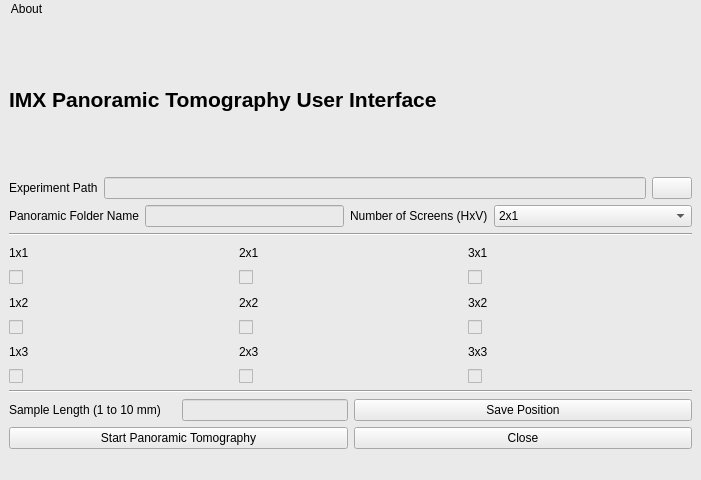
<?xml version="1.0" encoding="UTF-8"?>
<ui version="4.0">
 <class>MainWindow</class>
 <widget class="QMainWindow" name="MainWindow">
  <property name="geometry">
   <rect>
    <x>0</x>
    <y>0</y>
    <width>701</width>
    <height>480</height>
   </rect>
  </property>
  <property name="windowTitle">
   <string>IMX Panoramic Tomography User Interface</string>
  </property>
  <property name="windowIcon">
   <iconset>
    <normaloff>Images/LNLS_logo_mini.jpg</normaloff>Images/LNLS_logo_mini.jpg</iconset>
  </property>
  <property name="styleSheet">
   <string notr="true">background-color:rgb(234, 234, 234)</string>
  </property>
  <widget class="QWidget" name="centralwidget">
   <layout class="QGridLayout" name="gridLayout">
    <item row="1" column="0" colspan="3">
     <layout class="QHBoxLayout" name="horizontalLayout_3">
      <item>
       <widget class="QLabel" name="FilePathLabel">
        <property name="text">
         <string>Experiment Path</string>
        </property>
       </widget>
      </item>
      <item>
       <widget class="QLineEdit" name="ExperimentPathLineEdit">
        <property name="enabled">
         <bool>false</bool>
        </property>
       </widget>
      </item>
      <item>
       <widget class="QPushButton" name="ExperimentPathChooseButton">
        <property name="cursor">
         <cursorShape>PointingHandCursor</cursorShape>
        </property>
        <property name="text">
         <string/>
        </property>
        <property name="icon">
         <iconset>
          <normaloff>Images/closed_folder.png</normaloff>Images/closed_folder.png</iconset>
        </property>
       </widget>
      </item>
     </layout>
    </item>
    <item row="5" column="0" colspan="3">
     <widget class="Line" name="line">
      <property name="orientation">
       <enum>Qt::Horizontal</enum>
      </property>
     </widget>
    </item>
    <item row="0" column="0" colspan="3">
     <layout class="QHBoxLayout" name="horizontalLayout_2">
      <item>
       <widget class="QLabel" name="IMXGUINameLabel">
        <property name="font">
         <font>
          <family>Liberation Sans</family>
          <pointsize>16</pointsize>
          <weight>75</weight>
          <bold>true</bold>
         </font>
        </property>
        <property name="autoFillBackground">
         <bool>false</bool>
        </property>
        <property name="text">
         <string>IMX Panoramic Tomography User Interface</string>
        </property>
       </widget>
      </item>
      <item>
       <widget class="QLabel" name="LNLSLogoImageLabel">
        <property name="layoutDirection">
         <enum>Qt::RightToLeft</enum>
        </property>
        <property name="text">
         <string/>
        </property>
        <property name="pixmap">
         <pixmap>Images/LNLS_logo_mini.jpg</pixmap>
        </property>
       </widget>
      </item>
     </layout>
    </item>
    <item row="4" column="0" colspan="3">
     <layout class="QHBoxLayout" name="horizontalLayout">
      <item>
       <widget class="QLabel" name="PanoramicFolderNameLabel">
        <property name="text">
         <string>Panoramic Folder Name</string>
        </property>
       </widget>
      </item>
      <item>
       <widget class="QLineEdit" name="PanoramicFolderNameLineEdit">
        <property name="toolTip">
         <string>&lt;html&gt;&lt;head/&gt;&lt;body&gt;&lt;p&gt;&lt;span style=&quot; font-style:italic;&quot;&gt;Type panoramic folder name...&lt;/span&gt;&lt;/p&gt;&lt;/body&gt;&lt;/html&gt;</string>
        </property>
       </widget>
      </item>
      <item>
       <widget class="QLabel" name="NumberofScreensLabel">
        <property name="text">
         <string>Number of Screens (HxV)</string>
        </property>
       </widget>
      </item>
      <item>
       <widget class="QComboBox" name="NumberofScreensComboBox">
        <property name="sizePolicy">
         <sizepolicy hsizetype="MinimumExpanding" vsizetype="Fixed">
          <horstretch>0</horstretch>
          <verstretch>0</verstretch>
         </sizepolicy>
        </property>
        <item>
         <property name="text">
          <string>2x1</string>
         </property>
        </item>
        <item>
         <property name="text">
          <string>2x2</string>
         </property>
        </item>
        <item>
         <property name="text">
          <string>3x1</string>
         </property>
        </item>
        <item>
         <property name="text">
          <string>3x2</string>
         </property>
        </item>
        <item>
         <property name="text">
          <string>3x3</string>
         </property>
        </item>
       </widget>
      </item>
     </layout>
    </item>
    <item row="10" column="0" colspan="3">
     <layout class="QGridLayout" name="gridLayout_2">
      <item row="1" column="1">
       <widget class="QPushButton" name="CloseGuiButton">
        <property name="cursor">
         <cursorShape>PointingHandCursor</cursorShape>
        </property>
        <property name="text">
         <string>Close</string>
        </property>
       </widget>
      </item>
      <item row="0" column="1">
       <widget class="QPushButton" name="SavePositionButton">
        <property name="text">
         <string>Save Position</string>
        </property>
       </widget>
      </item>
      <item row="1" column="0">
       <widget class="QPushButton" name="StartPanoramicTomographyButton">
        <property name="text">
         <string>Start Panoramic Tomography</string>
        </property>
       </widget>
      </item>
      <item row="0" column="0">
       <layout class="QHBoxLayout" name="horizontalLayout_6">
        <item>
         <widget class="QLabel" name="SampleLengthLabel">
          <property name="text">
           <string>Sample Length (1 to 10 mm)</string>
          </property>
         </widget>
        </item>
        <item>
         <widget class="QLineEdit" name="SampleLengthLineEdit">
          <property name="sizePolicy">
           <sizepolicy hsizetype="Preferred" vsizetype="Fixed">
            <horstretch>0</horstretch>
            <verstretch>0</verstretch>
           </sizepolicy>
          </property>
          <property name="toolTip">
           <string>&lt;html&gt;&lt;head/&gt;&lt;body&gt;&lt;p&gt;&lt;span style=&quot; font-style:italic;&quot;&gt;Type the bigger length your sample have...&lt;/span&gt;&lt;/p&gt;&lt;/body&gt;&lt;/html&gt;</string>
          </property>
          <property name="inputMethodHints">
           <set>Qt::ImhNone</set>
          </property>
         </widget>
        </item>
       </layout>
      </item>
     </layout>
    </item>
    <item row="9" column="0" colspan="3">
     <widget class="Line" name="line_8">
      <property name="orientation">
       <enum>Qt::Horizontal</enum>
      </property>
     </widget>
    </item>
    <item row="6" column="0" colspan="3">
     <layout class="QGridLayout" name="ImagesLayout">
      <item row="1" column="0">
       <widget class="QCheckBox" name="HV1x1CheckBox">
        <property name="text">
         <string/>
        </property>
       </widget>
      </item>
      <item row="5" column="2">
       <widget class="QCheckBox" name="HV3x3CheckBox">
        <property name="text">
         <string/>
        </property>
       </widget>
      </item>
      <item row="4" column="2">
       <widget class="QLabel" name="HV3x3">
        <property name="text">
         <string>3x3</string>
        </property>
       </widget>
      </item>
      <item row="4" column="0">
       <widget class="QLabel" name="HV1x3">
        <property name="text">
         <string>1x3</string>
        </property>
       </widget>
      </item>
      <item row="1" column="1">
       <widget class="QCheckBox" name="HV2x1CheckBox">
        <property name="text">
         <string/>
        </property>
       </widget>
      </item>
      <item row="0" column="0">
       <widget class="QLabel" name="HV1x1">
        <property name="text">
         <string>1x1</string>
        </property>
       </widget>
      </item>
      <item row="2" column="2">
       <widget class="QLabel" name="HV3x2">
        <property name="text">
         <string>3x2</string>
        </property>
       </widget>
      </item>
      <item row="0" column="1">
       <widget class="QLabel" name="HV2x1">
        <property name="text">
         <string>2x1</string>
        </property>
       </widget>
      </item>
      <item row="1" column="2">
       <widget class="QCheckBox" name="HV3x1CheckBox">
        <property name="text">
         <string/>
        </property>
       </widget>
      </item>
      <item row="2" column="0">
       <widget class="QLabel" name="HV1x2">
        <property name="text">
         <string>1x2</string>
        </property>
       </widget>
      </item>
      <item row="2" column="1">
       <widget class="QLabel" name="HV2x2">
        <property name="text">
         <string>2x2</string>
        </property>
       </widget>
      </item>
      <item row="4" column="1">
       <widget class="QLabel" name="HV2x3">
        <property name="text">
         <string>2x3</string>
        </property>
       </widget>
      </item>
      <item row="5" column="0">
       <widget class="QCheckBox" name="HV1x3CheckBox">
        <property name="text">
         <string/>
        </property>
       </widget>
      </item>
      <item row="3" column="0">
       <widget class="QCheckBox" name="HV1x2CheckBox">
        <property name="text">
         <string/>
        </property>
       </widget>
      </item>
      <item row="0" column="2">
       <widget class="QLabel" name="HV3x1">
        <property name="text">
         <string>3x1</string>
        </property>
       </widget>
      </item>
      <item row="3" column="2">
       <widget class="QCheckBox" name="HV3x2CheckBox">
        <property name="text">
         <string/>
        </property>
       </widget>
      </item>
      <item row="3" column="1">
       <widget class="QCheckBox" name="HV2x2CheckBox">
        <property name="text">
         <string/>
        </property>
       </widget>
      </item>
      <item row="5" column="1">
       <widget class="QCheckBox" name="HV2x3CheckBox">
        <property name="text">
         <string/>
        </property>
       </widget>
      </item>
     </layout>
    </item>
   </layout>
  </widget>
  <widget class="QMenuBar" name="menubar">
   <property name="geometry">
    <rect>
     <x>0</x>
     <y>0</y>
     <width>701</width>
     <height>25</height>
    </rect>
   </property>
   <widget class="QMenu" name="menuAbout">
    <property name="title">
     <string>About</string>
    </property>
    <addaction name="actionContact"/>
    <addaction name="actionVersion"/>
   </widget>
   <addaction name="menuAbout"/>
  </widget>
  <widget class="QStatusBar" name="statusbar"/>
  <action name="actionVersion">
   <property name="text">
    <string>Version</string>
   </property>
  </action>
  <action name="actionContact">
   <property name="text">
    <string>Contacts</string>
   </property>
  </action>
 </widget>
 <tabstops>
  <tabstop>ExperimentPathChooseButton</tabstop>
  <tabstop>PanoramicFolderNameLineEdit</tabstop>
  <tabstop>NumberofScreensComboBox</tabstop>
  <tabstop>HV1x1CheckBox</tabstop>
  <tabstop>HV2x1CheckBox</tabstop>
  <tabstop>HV3x1CheckBox</tabstop>
  <tabstop>HV1x2CheckBox</tabstop>
  <tabstop>HV2x2CheckBox</tabstop>
  <tabstop>HV3x2CheckBox</tabstop>
  <tabstop>HV1x3CheckBox</tabstop>
  <tabstop>HV2x3CheckBox</tabstop>
  <tabstop>HV3x3CheckBox</tabstop>
  <tabstop>SavePositionButton</tabstop>
  <tabstop>CloseGuiButton</tabstop>
  <tabstop>ExperimentPathLineEdit</tabstop>
 </tabstops>
 <resources/>
 <connections>
  <connection>
   <sender>CloseGuiButton</sender>
   <signal>clicked()</signal>
   <receiver>MainWindow</receiver>
   <slot>close()</slot>
   <hints>
    <hint type="sourcelabel">
     <x>347</x>
     <y>447</y>
    </hint>
    <hint type="destinationlabel">
     <x>785</x>
     <y>486</y>
    </hint>
   </hints>
  </connection>
 </connections>
</ui>
